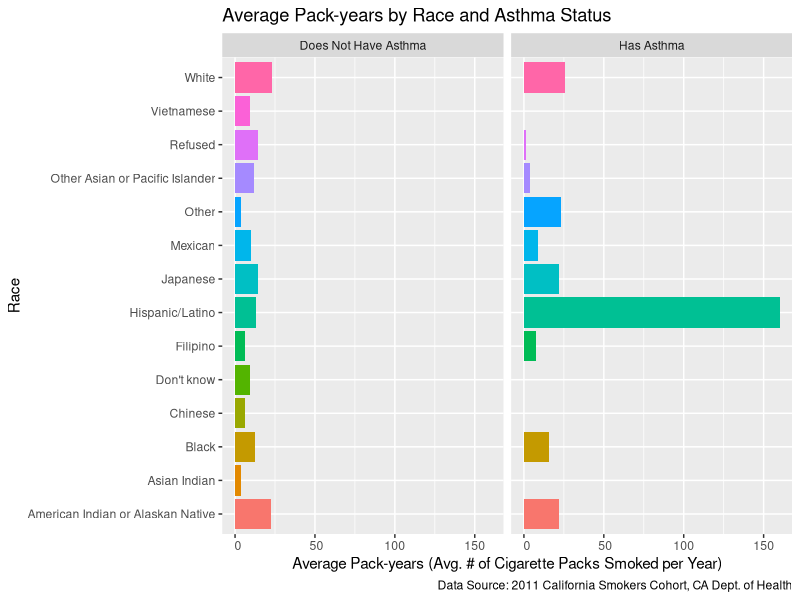
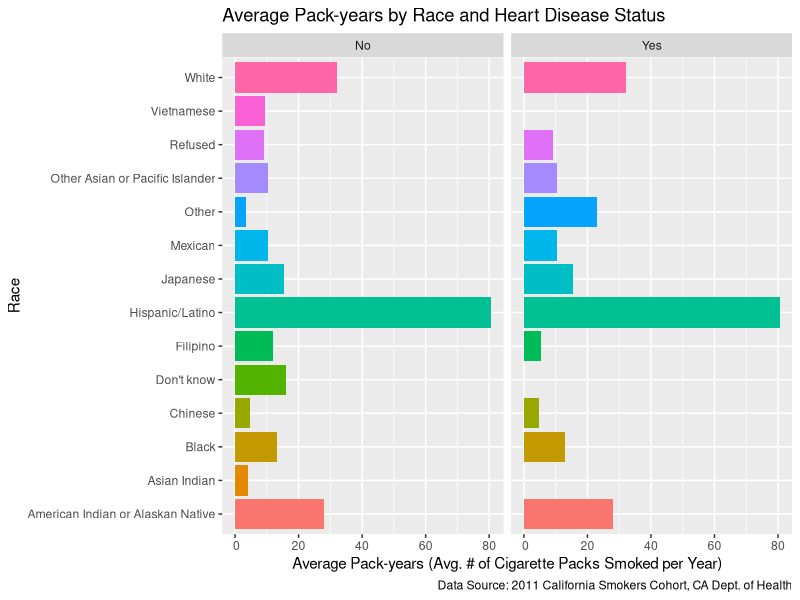
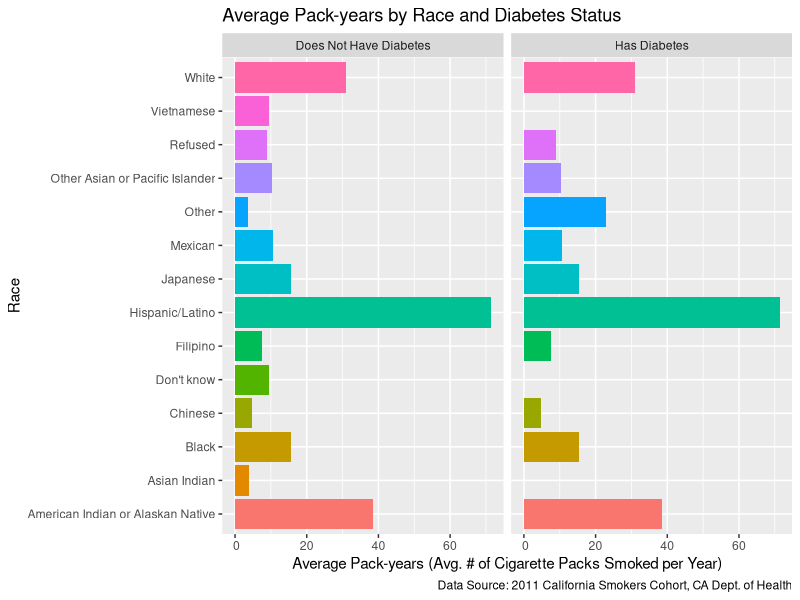
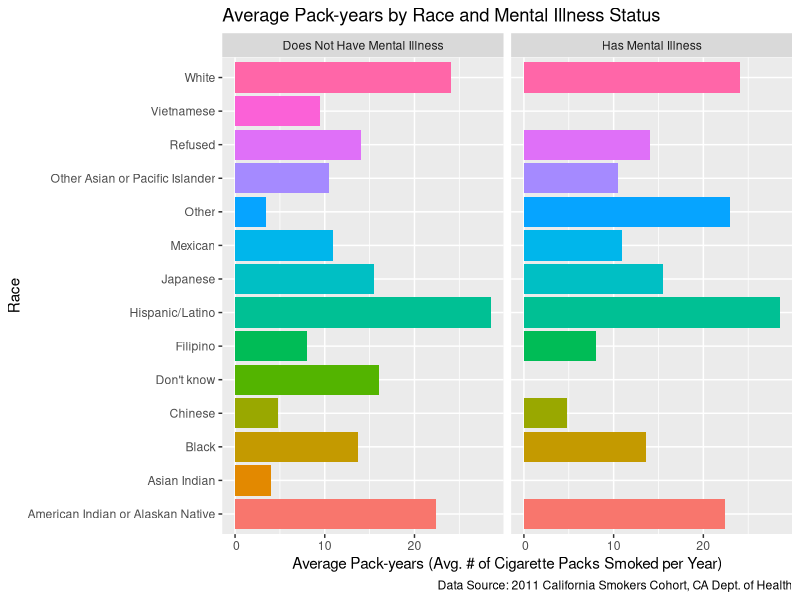

Generate these figures, in order, with R:
## ---- chunk 1
library(tidyverse)

#Insert previous code with updated datasets 
race_data <-read_csv("ca_csc_outcome_race_data.csv",
            col_select = c(ID, NERVOUS, WORRYING, PROBINTR,
                           PROBDOWN, ASTHMA, HEARTDIS,
                           DIABETES, OTHMENILL, race01, race02, race03,
                           race04, race05, race06, race07, race08,
                           race09, race10, race11, race12, race13,
                           race14, race15),
            na = c("", "NA", "NA/Not Applicable", "N/A", "n/a",
                   "(DO NOT READ) NA/Not Applicable",
                   "(DO NOT READ) Refused",
                   "(DO NOT READ) Don't know"))

smoker_data <- read_csv("ca_csc_smoker_data.csv",
            col_select = c(psraid, smokstat, WHEREBUY, BUYCALIF,
                           HOWMANY, SMOK6NUM, SMOK6UNI),
            na = c("", "NA", "NA/Not Applicable", "N/A", "n/a",
                   "(DO NOT READ) NA/Not Applicable",
                   "(DO NOT READ) Refused",
                   "(DO NOT READ) Don't know"))

#Changed casing for variables from capitals to lowercase in both dataframes
#of race_data and smoker_data
names(race_data) <- tolower(names(race_data))
names(smoker_data) <- tolower(names(smoker_data))

#Re-coded "100 or more cigarettes" to "100" for future pack-year calculations
#once the variable `howmany` is converted from character to numeric data type
smoker_data$howmany <- recode(smoker_data$howmany,
                              "100 or more cigarettes" = "100")

#Changed the data type of `howmany` from character to numeric in order to
#perform calculations for pack-years later
smoker_data$howmany <- as.numeric(smoker_data$howmany)

#Re-coded "In military commissaries, or" to "In military commissaries", as well
#as "Somewhere else (SPECIFY)?" to "Somewhere else" to make
#response option more understandable when displayed for the variable `wherebuy`.
smoker_data$wherebuy <- recode(smoker_data$wherebuy,
                  "In military commissaries, or" = "In military commissaries",
                  "Somewhere else (SPECIFY)?" = "Somewhere else")

#Created new variable `race` to combine variables race01:race15 into one column. 
race_data_2 <- race_data %>%
  mutate(race = case_when(race01 == "Yes" ~ "White",
        race02 == "Yes" ~ "Black",
        race03 == "Yes" ~ "Japanese",
        race04 == "Yes" ~ "Chinese",
        race05 == "Yes" ~ "Filipino",
        race06 == "Yes" ~ "Korean",
        race07 == "Yes" ~ "Other Asian or Pacific Islander",
        race08 == "Yes" ~ "American Indian or Alaskan Native",
        race09 == "Yes" ~ "Mexican",
        race10 == "Yes" ~ "Hispanic/Latino",
        race11 == "Yes" ~ "Other",
        race12 == "Yes" ~ "Vietnamese",
        race13 == "Yes" ~ "Asian Indian",
        race14 == "Yes" ~ "Refused",
        race15 == "Yes" ~ "Don't know")) %>%
  select(-(race01:race15))

#Created new variable "packs_per_day" for future calculations for pack-years
smoker_data_2 <- smoker_data %>% mutate(packs_per_day = howmany/20)

## ---- chunk 2

#We calculated pack-years, which is given by the formula of
#pack-years = # of packs of cigarettes smoked per day * years a person has smoked.
#This calculation led to the creation of a new variable called `pack_years`.
#`pack_years` was created conditionally based on the three different time units
#as determined by the existing variable `smok6uni`, which are: "Days", "Months",
#and "Years". To change the unit of "Days" to years, we set up a conditional
#statement in the code to divide `smok6num` by 365 before multiplying the result
#by `packs_per_day` to get pack-years. Similarly, to change the unit of "Months"
#to years, we set up a conditional statement in the code to divide `smok6num`
#by 12 before multiplying the result by `packs_per_day` to get pack-years. For
#`smok6uni` observations that have the value "Years", we just multiplied
#`smok6num` by `packs_per_day` to get pack-years directly. We assigned
#this overall change in the data frame smoker_data_2 to a new data frame
#called smoker_data_3, which includes the new variable `pack_years`.

smoker_data_3 <- smoker_data_2 %>%
  mutate(pack_years =
           case_when(smok6uni == "Days" ~ packs_per_day*(smok6num/365),
                     smok6uni == "Months" ~ packs_per_day*(smok6num/12),
                     smok6uni == "Years" ~ packs_per_day*(smok6num)))

#We then rounded `pack_years` to the nearest whole number for all observations.

smoker_data_3$pack_years <- round(smoker_data_3$pack_years, 0)

#Afterwards, we viewed our new data frame, which includes our new variable
#`pack_years`.

smoker_data_3

## ---- chunk 3

#In order to join our two cleaned data sets together, we first had to remove the
#strings of 'DIS' and 'STAT' from the `id` column of race_data_2 by using gsub().
#We overwrote these changes in the race_data_2 data frame and viewed these new
#changes to make sure the `id` variable only contains numbers and no
#characters.

race_data_2$id <- gsub('[DISSTAT]', '', race_data_2$id)
race_data_2

#Next, looking at the smoker_data_3 data frame, we see that the `psraid`
#variable contains each study participant's unique ID number, but the variable
#is a numeric data type. On the other hand, `id` from the race_data_2
#data frame is a character data type. We needed to convert `psraid` then from
#character to numeric data type because 1) `psraid` is an identifier rather than
#a numeric value to mathematically manipulate even if it does contain numbers
#and 2) in order to perform a join, the two variables must be the same data
#type.

smoker_data_3$psraid <- as.character(smoker_data_3$psraid)

#Afterward, we performed an inner join between race_data_2 and
#smoker_data_3 by each study participant's unique ID number, which is
#represented by `id` in race_data_2 and `psraid` in smoker_data_3. We
#chose to do an inner join because we wanted to select participants that
#exist in each of our two data sets for our final data frame.
#We assigned this join to a new data frame called joined_smoking_df.

joined_smoking_df <- inner_join(x = race_data_2, y = smoker_data_3,
                                by=c("id" = "psraid"))

#Then, we viewed the new data frame we created
joined_smoking_df

## ---- chunk 4

avg_pack_years_race_asthma <- joined_smoking_df %>%
  filter(!is.na(pack_years)) %>%
  group_by(race, asthma) %>%
  summarize(avg_pack_years = sum(pack_years)/n())

avg_pack_years_race_heartdis <- joined_smoking_df %>%
  filter(!is.na(pack_years)) %>%
  group_by(race, heartdis) %>%
  mutate(avg_pack_years = sum(pack_years)/n())

avg_pack_years_race_diabetes <- joined_smoking_df %>%
  filter(!is.na(pack_years)) %>%
  group_by(race, diabetes) %>%
  mutate(avg_pack_years = sum(pack_years)/n())

avg_pack_years_race_othmenill <- joined_smoking_df %>%
  filter(!is.na(pack_years)) %>%
  group_by(race, othmenill) %>%
  mutate(avg_pack_years = sum(pack_years)/n())
            
## ---- chunk 5

avg_pack_years_race_asthma %>%
  drop_na(c(asthma, avg_pack_years)) %>%
  ggplot(aes(x = race, y = avg_pack_years)) +
  geom_bar(aes(fill=race), stat="identity", position = "dodge") +
  coord_flip() +
  guides(fill = "none") +
  labs(x = "Race",
       y = "Average Pack-years (Avg. # of Cigarette Packs Smoked per Year)",
  title = "Average Pack-years by Race and Asthma Status",
  caption = "Data Source: 2011 California Smokers Cohort, CA Dept. of Health") +
  scale_y_continuous(labels = function(x) format(x,big.mark=",",
                                                     scientific=FALSE)) +
  facet_wrap(~ asthma, labeller = labeller(asthma =
                                             c("No" = "Does Not Have Asthma",
                                                      "Yes" = "Has Asthma")))

## ---- chunk 6

avg_pack_years_race_heartdis %>%
  drop_na(c(heartdis, avg_pack_years)) %>%
  ggplot(aes(x = race, y = avg_pack_years)) +
  geom_bar(aes(fill=race), stat="identity", position = "dodge") +
  coord_flip() +
  guides(fill = "none") +
  labs(x = "Race",
       y = "Average Pack-years (Avg. # of Cigarette Packs Smoked per Year)",
  title = "Average Pack-years by Race and Heart Disease Status",
  caption = "Data Source: 2011 California Smokers Cohort, CA Dept. of Health") +
  scale_y_continuous(labels = function(x) format(x,big.mark=",",
                                                     scientific=FALSE)) +
  facet_wrap(~ asthma, labeller = labeller(heartdis =
                                      c("No" = "Does Not Have Heart Disease",
                                        "Yes" = "Has Heart Disease")))


## ---- chunk 7

avg_pack_years_race_diabetes %>%
  drop_na(c(diabetes, avg_pack_years)) %>%
  ggplot(aes(x = race, y = avg_pack_years)) +
  geom_bar(aes(fill=race), stat="identity", position = "dodge") +
  coord_flip() +
  guides(fill = "none") +
  labs(x = "Race",
       y = "Average Pack-years (Avg. # of Cigarette Packs Smoked per Year)",
  title = "Average Pack-years by Race and Diabetes Status",
  caption = "Data Source: 2011 California Smokers Cohort, CA Dept. of Health") +
  scale_y_continuous(labels = function(x) format(x,big.mark=",",
                                                     scientific=FALSE)) +
  facet_wrap(~ asthma, labeller = labeller(asthma =
                                             c("No" = "Does Not Have Diabetes",
                                                      "Yes" = "Has Diabetes")))


## ---- chunk 8

avg_pack_years_race_othmenill %>%
  drop_na(c(othmenill, avg_pack_years)) %>%
  ggplot(aes(x = race, y = avg_pack_years)) +
  geom_bar(aes(fill=race), stat="identity", position = "dodge") +
  coord_flip() +
  guides(fill = "none") +
  labs(x = "Race",
       y = "Average Pack-years (Avg. # of Cigarette Packs Smoked per Year)",
  title = "Average Pack-years by Race and Mental Illness Status",
  caption = "Data Source: 2011 California Smokers Cohort, CA Dept. of Health") +
  scale_y_continuous(labels = function(x) format(x,big.mark=",",
                                                     scientific=FALSE)) +
  facet_wrap(~ asthma, labeller = labeller(asthma =
                                      c("No" = "Does Not Have Mental Illness",
                                        "Yes" = "Has Mental Illness")))


